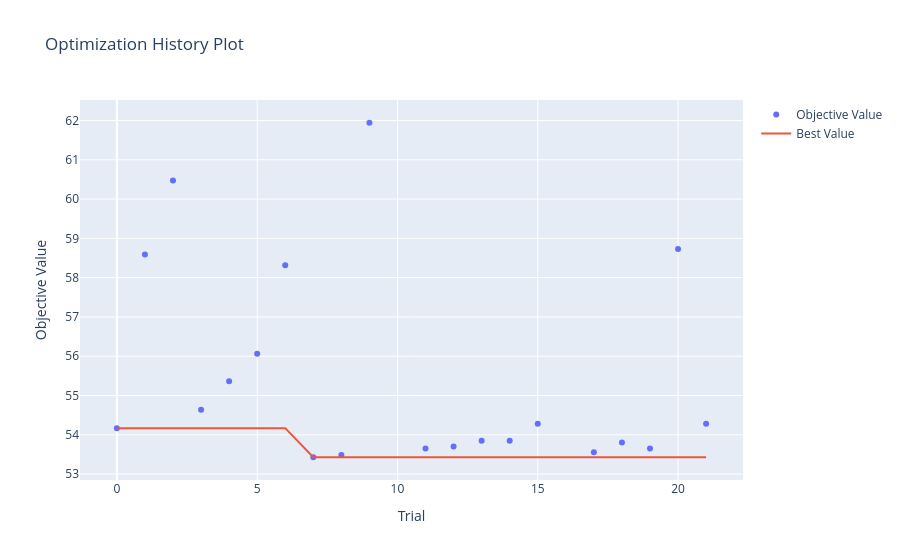

The cell this chart's notebook holds for it:
### Code cell
# SO2 no lags
study = optuna.load_study(
    study_name="02_08_11_50_RF_NY_SO2",
    storage="sqlite:///optuna_studies.db"
)

opt_history = plot_optimization_history(study)
opt_history.show()

### Figure 1 — Plotly figure (JSON) as saved in the notebook; plotly's stock layout.template omitted (floating-point values rounded to 4 significant figures)
{"data": [{"mode": "markers", "name": "Objective Value", "type": "scatter", "x": [0, 1, 2, 3, 4, 5, 6, 7, 8, 9, 11, 12, 13, 14, 15, 17, 18, 19, 20, 21], "y": [54.17, 58.59, 60.47, 54.64, 55.36, 56.06, 58.31, 53.43, 53.49, 61.94, 53.65, 53.7, 53.85, 53.85, 54.29, 53.55, 53.81, 53.65, 58.73, 54.29]}, {"mode": "lines", "name": "Best Value", "type": "scatter", "x": [0, 1, 2, 3, 4, 5, 6, 7, 8, 9, 10, 11, 12, 13, 14, 15, 16, 17, 18, 19, 20, 21], "y": [54.17, 54.17, 54.17, 54.17, 54.17, 54.17, 54.17, 53.43, 53.43, 53.43, 53.43, 53.43, 53.43, 53.43, 53.43, 53.43, 53.43, 53.43, 53.43, 53.43, 53.43, 53.43]}, {"marker": {"color": "#cccccc"}, "mode": "markers", "name": "Infeasible Trial", "showlegend": false, "type": "scatter", "x": [], "y": []}], "layout": {"title": {"text": "Optimization History Plot"}, "xaxis": {"title": {"text": "Trial"}}, "yaxis": {"title": {"text": "Objective Value"}}}}
